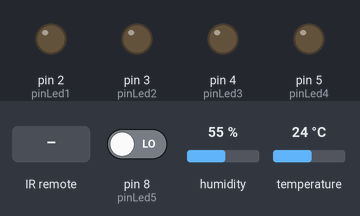
The sketch below on a simulated Arduino Uno, built with avr-gcc and run on an emulated ATmega328P. Parts: output pins drawn as LEDs (lit = HIGH). The test bench sets the inputs (shaded band); at power-on: pin 8 (pinLed5) LOW, humidity 55 %, temperature 24 °C. WiFi joins after 1.5 s; servers stay silent unless stated.

Above: at 3.0 s.
3.1 s: infrared code 0xFF30CF received
At 3.7 s:
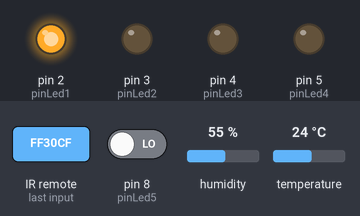
4.6 s: infrared code 0xFF18E7 received
At 5.8 s:
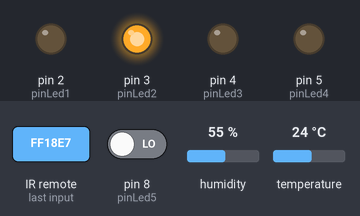
6.1 s: infrared code 0xFF7A85 received
At 7.1 s:
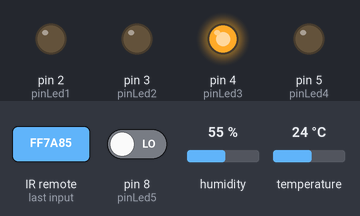
7.6 s: infrared code 0xFF10EF received
At 8.3 s:
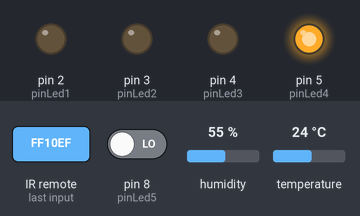
9.1 s: infrared code 0xFF38C7 received
At 9.4 s:
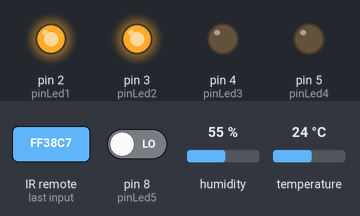
10.6 s: infrared code 0xFF5AA5 received
At 11.8 s:
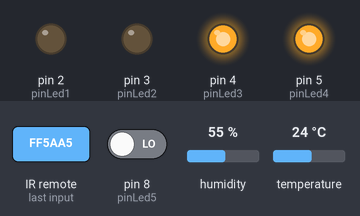
Timing chart, 0 to 13.1 s (numbered marks = the images above; inputs shaded):
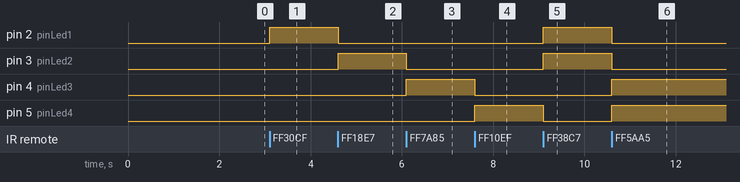

Measured:
- after the input at 3.1 s, pin 2 (pinLed1): LOW → HIGH at once
- after the input at 4.6 s, pin 2 (pinLed1): HIGH → LOW at once; pin 3 (pinLed2): LOW → HIGH at once
- after the input at 6.1 s, pin 3 (pinLed2): HIGH → LOW at once; pin 4 (pinLed3): LOW → HIGH at once
- after the input at 7.6 s, pin 4 (pinLed3): HIGH → LOW at once; pin 5 (pinLed4): LOW → HIGH at once
- after the input at 9.1 s, pin 2 (pinLed1), pin 3 (pinLed2): LOW → HIGH at once; pin 5 (pinLed4): HIGH → LOW at once
- after the input at 10.6 s, pin 2 (pinLed1), pin 3 (pinLed2): HIGH → LOW at once; pin 4 (pinLed3), pin 5 (pinLed4): LOW → HIGH at once

The sketch:

Proyecto.ino
```cpp
#include <IRremote.h>
#include <DHT.h>
#include <DHT_U.h>

#include <SoftwareSerial.h>
#include <BlynkSimpleStream.h>
SoftwareSerial SwSerial(10, 11);
#define BLYNK_PRINT SwSerial

//Este código establece la conexión entre arduino y Blynk
char auth[] = "tsEP71ujoIjXvQ_su2_CR2K56_mkhux2";


int SensorT = A2;

const int pinLed1=2;
const int pinLed2=3;
const int pinLed3=4;
const int pinLed4=5;
const int pinLed5=8;
int sensor = 11;


DHT dht(SensorT, DHT11);
IRrecv irrecv(sensor);
decode_results valores;

// Se le asigna un pin virtual para los widgets de los LEDs en Blynk
  WidgetLED led1(V1);
  WidgetLED led2(V2);
  WidgetLED led3(V3);
  WidgetLED led4(V4);
  WidgetLED led5(V7);

// Timers para establecer la frecuencia con la que Blynk leerá la información
BlynkTimer timer;
BlynkTimer timerT;


//Función para que los LEDs de Blynk se enciendan o se apaguen dependiendo del sensor IR
void estadoLeds()
{
  if (digitalRead(pinLed1)== HIGH) {
    led1.on();
  }
  else {
    led1.off();
  }

    if (digitalRead(pinLed2)== HIGH) {
    led2.on();

  } else {
    led2.off();
  }

    if (digitalRead(pinLed3)== HIGH) {
    led3.on();

  } else {
    led3.off();
  }

    if (digitalRead(pinLed4)== HIGH) {
    led4.on();

  } else {
    led4.off();
  }

    if (digitalRead(pinLed5)== HIGH) {
    led5.on();

  } else {
    led5.off();
  }
}

//Función para la lectura del sensor de temperatura
void sendSensor()
{
  float hum = dht.readHumidity();
  float temp = dht.readTemperature();

  if (isnan(hum) || isnan(temp)) {
    SwSerial.println("Failed to read from DHT sensor!");
    return;
  }
  // Pines virtuales para temperatura y humedad
  Blynk.virtualWrite(V5, hum);
  Blynk.virtualWrite(V6, temp);
}


void setup() {

  Serial.begin(9600);
  irrecv.enableIRIn();

  pinMode(pinLed1,OUTPUT);
  pinMode(pinLed2,OUTPUT);
  pinMode(pinLed3,OUTPUT);
  pinMode(pinLed4,OUTPUT);

  pinMode(SensorT,INPUT);
  dht.begin();

// Se inicializa software serial y la conexión con Blynk
  SwSerial.begin(9600);

  Blynk.begin(Serial, auth);

// Se establece la duración de los timers
  timer.setInterval(500L, estadoLeds);
  timerT.setInterval(1000L, sendSensor);
}

void loop() {

    Blynk.run();

    timer.run();
    timerT.run();

  if (irrecv.decode(&valores)){
      switch(valores.value){

    case 0xFF6897:
    digitalWrite(pinLed1,LOW);
    digitalWrite(pinLed2,LOW);
    digitalWrite(pinLed3,LOW);
    digitalWrite(pinLed4,LOW);

    break;

    case 0xFF30CF: //Serial.println("1");
    digitalWrite(pinLed1,HIGH);
    digitalWrite(pinLed2,LOW);
    digitalWrite(pinLed3,LOW);
    digitalWrite(pinLed4,LOW);

    break;

    case 0xFF18E7: //Serial.println("2");
    digitalWrite(pinLed1,LOW);
    digitalWrite(pinLed2,HIGH);
    digitalWrite(pinLed3,LOW);
    digitalWrite(pinLed4,LOW);
    break;

    case 0xFF7A85: //Serial.println("3");
    digitalWrite(pinLed1,LOW);
    digitalWrite(pinLed2,LOW);
    digitalWrite(pinLed3,HIGH);
    digitalWrite(pinLed4,LOW);
    break;

    case 0xFF10EF: //Serial.println ("4");
    digitalWrite(pinLed1,LOW);
    digitalWrite(pinLed2,LOW);
    digitalWrite(pinLed3,LOW);
    digitalWrite(pinLed4,HIGH);
    break;

    case 0xff38c7: //Serial.println ("5");
    digitalWrite(pinLed1,HIGH);
    digitalWrite(pinLed2,HIGH);
    digitalWrite(pinLed3,LOW);
    digitalWrite(pinLed4,LOW);
    break;

    case 0xFF5AA5:
    digitalWrite(pinLed1,LOW);
    digitalWrite(pinLed2,LOW);
    digitalWrite(pinLed3,HIGH);
    digitalWrite(pinLed4,HIGH);
    break;

    case 0xFF42BD:
    digitalWrite(pinLed1,HIGH);
    digitalWrite(pinLed2,HIGH);
    digitalWrite(pinLed3,HIGH);
    digitalWrite(pinLed4,HIGH);
    break;

    case 0xFFFFFFFF: Serial.println("Error"); break;

    default:
    Serial.println("Otro boton");

  }

  delay(500);
    irrecv.resume();

  }

}
```
